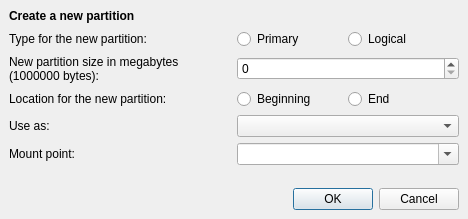
<ui version="4.0" >
 <class>partition_create_dialog</class>
 <widget class="QDialog" name="partition_create_dialog" >
  <property name="geometry" >
   <rect>
    <x>0</x>
    <y>0</y>
    <width>468</width>
    <height>219</height>
   </rect>
  </property>
  <property name="windowTitle" >
   <string>Create Partition</string>
  </property>
  <layout class="QGridLayout" >
   <property name="margin" >
    <number>9</number>
   </property>
   <property name="spacing" >
    <number>6</number>
   </property>
   <item row="6" column="0" colspan="2" >
    <spacer>
     <property name="orientation" >
      <enum>Qt::Vertical</enum>
     </property>
     <property name="sizeHint" >
      <size>
       <width>441</width>
       <height>21</height>
      </size>
     </property>
    </spacer>
   </item>
   <item row="7" column="0" colspan="2" >
    <widget class="QDialogButtonBox" name="buttonBox" >
     <property name="orientation" >
      <enum>Qt::Horizontal</enum>
     </property>
     <property name="standardButtons" >
      <set>QDialogButtonBox::Cancel|QDialogButtonBox::NoButton|QDialogButtonBox::Ok</set>
     </property>
    </widget>
   </item>
   <item row="5" column="1" >
    <widget class="QComboBox" name="partition_create_mount_combo" >
     <property name="editable" >
      <bool>true</bool>
     </property>
    </widget>
   </item>
   <item row="5" column="0" >
    <widget class="QLabel" name="partition_create_mount_label" >
     <property name="text" >
      <string>Mount point:</string>
     </property>
    </widget>
   </item>
   <item row="4" column="0" >
    <widget class="QLabel" name="partition_create_use_label" >
     <property name="text" >
      <string>Use as:</string>
     </property>
    </widget>
   </item>
   <item row="4" column="1" >
    <widget class="QComboBox" name="partition_create_use_combo" />
   </item>
   <item row="3" column="0" >
    <widget class="QLabel" name="partition_create_place_label" >
     <property name="text" >
      <string>Location for the new partition:</string>
     </property>
    </widget>
   </item>
   <item row="2" column="1" >
    <widget class="QSpinBox" name="partition_create_size_spinbutton" />
   </item>
   <item row="2" column="0" >
    <widget class="QLabel" name="partition_create_size_label" >
     <property name="text" >
      <string>New partition size in megabytes (1000000 bytes):</string>
     </property>
     <property name="wordWrap" >
      <bool>true</bool>
     </property>
    </widget>
   </item>
   <item row="1" column="0" >
    <widget class="QLabel" name="partition_create_type_label" >
     <property name="text" >
      <string>Type for the new partition:</string>
     </property>
    </widget>
   </item>
   <item row="0" column="0" colspan="2" >
    <widget class="QLabel" name="partition_create_heading_label" >
     <property name="text" >
      <string>&lt;b>Create a new partition&lt;/b></string>
     </property>
    </widget>
   </item>
   <item row="3" column="1" >
    <widget class="QWidget" native="1" name="partition_create_place_widget" >
     <layout class="QGridLayout" >
      <property name="margin" >
       <number>0</number>
      </property>
      <property name="spacing" >
       <number>0</number>
      </property>
      <item row="0" column="1" >
       <widget class="QRadioButton" name="partition_create_place_end" >
        <property name="text" >
         <string>End</string>
        </property>
       </widget>
      </item>
      <item row="0" column="0" >
       <widget class="QRadioButton" name="partition_create_place_beginning" >
        <property name="text" >
         <string>Beginning</string>
        </property>
       </widget>
      </item>
     </layout>
    </widget>
   </item>
   <item row="1" column="1" >
    <widget class="QWidget" native="1" name="partition_create_type_widget" >
     <layout class="QGridLayout" >
      <property name="margin" >
       <number>0</number>
      </property>
      <property name="spacing" >
       <number>0</number>
      </property>
      <item row="0" column="1" >
       <widget class="QRadioButton" name="partition_create_type_logical" >
        <property name="text" >
         <string>Logical</string>
        </property>
       </widget>
      </item>
      <item row="0" column="0" >
       <widget class="QRadioButton" name="partition_create_type_primary" >
        <property name="text" >
         <string>Primary</string>
        </property>
       </widget>
      </item>
     </layout>
    </widget>
   </item>
  </layout>
 </widget>
 <resources/>
 <connections>
  <connection>
   <sender>buttonBox</sender>
   <signal>accepted()</signal>
   <receiver>partition_create_dialog</receiver>
   <slot>accept()</slot>
   <hints>
    <hint type="sourcelabel" >
     <x>248</x>
     <y>254</y>
    </hint>
    <hint type="destinationlabel" >
     <x>157</x>
     <y>274</y>
    </hint>
   </hints>
  </connection>
  <connection>
   <sender>buttonBox</sender>
   <signal>rejected()</signal>
   <receiver>partition_create_dialog</receiver>
   <slot>reject()</slot>
   <hints>
    <hint type="sourcelabel" >
     <x>316</x>
     <y>260</y>
    </hint>
    <hint type="destinationlabel" >
     <x>286</x>
     <y>274</y>
    </hint>
   </hints>
  </connection>
 </connections>
</ui>
